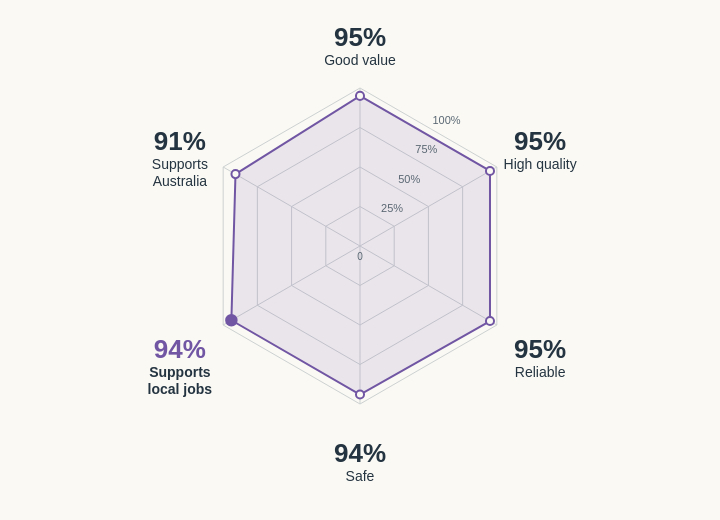

Vega-Lite specification stored for this chart:
### Vega specification from a JSON file in a GitHub repository (floating-point values rounded to 4 significant figures)
{"$schema": "https://vega.github.io/schema/vega/v5.json", "description": "Radar chart. Six independent survey attributes share a zero-to-100 scale; their points form one closed profile. This is one survey, not six shares of a total.", "width": 720, "height": 520, "padding": 0, "autosize": "none", "background": "#faf9f4", "config": {"text": {"font": "Arial", "fill": "#243440", "fontSize": 13}}, "data": [{"name": "attributes", "values": [{"key": "good_value", "order": 0, "label": "Good value", "percent": 95.0, "line1": "Good value", "line2": "", "source_page": 3, "source_url": "https://australianmade.com.au/media/byleqtxo/2026-roymorgan-consumer-final.pdf"}, {"key": "high_quality", "order": 1, "label": "High quality", "percent": 95.0, "line1": "High quality", "line2": "", "source_page": 3, "source_url": "https://australianmade.com.au/media/byleqtxo/2026-roymorgan-consumer-final.pdf"}, {"key": "reliable", "order": 2, "label": "Reliable", "percent": 95.0, "line1": "Reliable", "line2": "", "source_page": 3, "source_url": "https://australianmade.com.au/media/byleqtxo/2026-roymorgan-consumer-final.pdf"}, {"key": "safe", "order": 3, "label": "Safe", "percent": 94.0, "line1": "Safe", "line2": "", "source_page": 3, "source_url": "https://australianmade.com.au/media/byleqtxo/2026-roymorgan-consumer-final.pdf"}, {"key": "local_jobs", "order": 4, "label": "Supports local jobs", "percent": 94.0, "line1": "Supports", "line2": "local jobs", "source_page": 3, "source_url": "https://australianmade.com.au/media/byleqtxo/2026-roymorgan-consumer-final.pdf"}, {"key": "australia", "order": 5, "label": "Supports Australia", "percent": 91.0, "line1": "Supports", "line2": "Australia", "source_page": 3, "source_url": "https://australianmade.com.au/media/byleqtxo/2026-roymorgan-consumer-final.pdf"}]}, {"name": "ticks", "values": [{"value": 25}, {"value": 50}, {"value": 75}, {"value": 100}]}], "marks": [{"type": "path", "name": "radar_grid", "encode": {"update": {"path": {"signal": "'M '+(cx+sin(0*PI/3)*scale('length',datum.value))+' '+(cy-cos(0*PI/3)*scale('length',datum.value))+' L '+(cx+sin(1*PI/3)*scale('length',datum.value))+' '+(cy-cos(1*PI/3)*scale('length',datum.value))+' L '+(cx+sin(2*PI/3)*scale('length',datum.value))+' '+(cy-cos(2*PI/3)*scale('length',datum.value))+' L '+(cx+sin(3*PI/3)*scale('length',datum.value))+' '+(cy-cos(3*PI/3)*scale('length',datum.value))+' L '+(cx+sin(4*PI/3)*scale('length',datum.value))+' '+(cy-cos(4*PI/3)*scale('length',datum.value))+' L '+(cx+sin(5*PI/3)*scale('length',datum.value))+' '+(cy-cos(5*PI/3)*scale('length',datum.value))+' Z'"}, "fill": {"value": null}, "stroke": {"value": "#ccd1d1"}, "strokeWidth": {"value": 1}, "aria": {"value": false}}}, "from": {"data": "ticks"}}, {"type": "rule", "name": "radar_axes", "encode": {"update": {"x": {"signal": "cx"}, "y": {"signal": "cy"}, "x2": {"signal": "cx+sin(datum.order*PI/3)*radius"}, "y2": {"signal": "cy-cos(datum.order*PI/3)*radius"}, "stroke": {"value": "#ccd1d1"}, "aria": {"value": false}}}, "from": {"data": "attributes"}}, {"type": "line", "name": "survey_profile", "encode": {"update": {"x": {"signal": "cx+sin(datum.order*PI/3)*scale('length',datum.percent)"}, "y": {"signal": "cy-cos(datum.order*PI/3)*scale('length',datum.percent)"}, "interpolate": {"value": "linear-closed"}, "stroke": {"value": "#7156a4"}, "strokeWidth": {"value": 2}, "fill": {"value": "#7156a4"}, "fillOpacity": {"value": 0.12}, "aria": {"value": false}}}, "from": {"data": "attributes"}}, {"type": "symbol", "name": "attribute_points", "encode": {"update": {"x": {"signal": "cx+sin(datum.order*PI/3)*scale('length',datum.percent)"}, "y": {"signal": "cy-cos(datum.order*PI/3)*scale('length',datum.percent)"}, "size": {"signal": "datum.key==='local_jobs'?110:65"}, "stroke": {"value": "#7156a4"}, "strokeWidth": {"value": 2}, "fill": {"signal": "datum.key==='local_jobs'?'#7156a4':'#faf9f4'"}, "description": {"signal": "datum.label+': '+datum.percent+'% rated important when buying Australian-made products; 2026 survey'"}, "tooltip": {"signal": "{'Attribute':datum.label,'Rated important':datum.percent+'%','Report year':2026}"}}}, "from": {"data": "attributes"}}, {"type": "text", "name": "grid_labels", "encode": {"update": {"x": {"signal": "cx+.433*scale('length',datum.value)+4"}, "y": {"signal": "cy-.75*scale('length',datum.value)-4"}, "text": {"signal": "datum.value+'%'"}, "align": {"value": "left"}, "fontSize": {"signal": "width<500?9:11"}, "fill": {"value": "#596773"}, "aria": {"value": false}}}, "from": {"data": "ticks"}}, {"type": "text", "name": "zero_label", "encode": {"update": {"x": {"signal": "cx"}, "y": {"signal": "cy+14"}, "text": {"value": "0"}, "align": {"value": "center"}, "fontSize": {"value": 10}, "fill": {"value": "#596773"}, "aria": {"value": false}}}}, {"type": "text", "name": "percentage_labels", "encode": {"update": {"x": {"signal": "cx+sin(datum.order*PI/3)*labelRadius"}, "y": {"signal": "cy-cos(datum.order*PI/3)*labelRadius"}, "align": {"value": "center"}, "baseline": {"value": "middle"}, "text": {"signal": "datum.percent+'%'"}, "fontSize": {"signal": "width<500?21:26"}, "fontWeight": {"value": 700}, "fill": {"signal": "datum.key==='local_jobs'?'#7156a4':'#243440'"}, "aria": {"value": false}}}, "from": {"data": "attributes"}}, {"type": "text", "name": "line1_labels", "encode": {"update": {"x": {"signal": "cx+sin(datum.order*PI/3)*labelRadius"}, "y": {"signal": "cy-cos(datum.order*PI/3)*labelRadius"}, "align": {"value": "center"}, "baseline": {"value": "middle"}, "dy": {"value": 23}, "text": {"field": "line1"}, "fontSize": {"signal": "width<500?12:14"}, "fontWeight": {"signal": "datum.key==='local_jobs'?700:400"}, "aria": {"value": false}}}, "from": {"data": "attributes"}}, {"type": "text", "name": "line2_labels", "encode": {"update": {"x": {"signal": "cx+sin(datum.order*PI/3)*labelRadius"}, "y": {"signal": "cy-cos(datum.order*PI/3)*labelRadius"}, "align": {"value": "center"}, "baseline": {"value": "middle"}, "dy": {"value": 40}, "text": {"field": "line2"}, "fontSize": {"signal": "width<500?12:14"}, "fontWeight": {"signal": "datum.key==='local_jobs'?700:400"}, "aria": {"value": false}}}, "from": {"data": "attributes"}}], "signals": [{"name": "cx", "update": "width/2"}, {"name": "cy", "update": "height/2-14"}, {"name": "radius", "update": "min(158,width*.23)"}, {"name": "labelRadius", "update": "radius+(width<500?35:50)"}], "scales": [{"name": "length", "type": "linear", "domain": [0, 100], "range": [0, {"signal": "radius"}], "zero": true, "nice": false}]}
